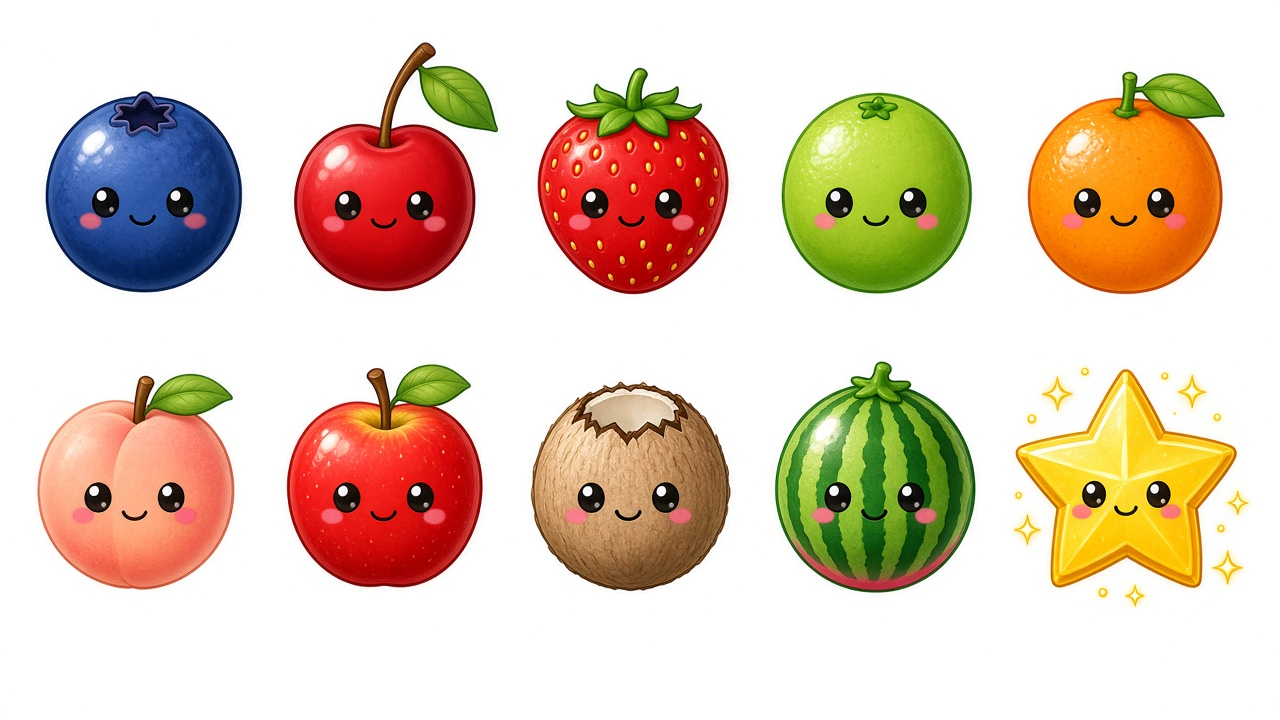
#> input picture art/balls_sheet.jpg, 1280 x 720 px, found by its file name
$ python slice_sprites.py
#> lines starting #> are read from the running program, lines starting #| are printed output that depends on the picture; after the words box and inside, x2 and y2 are one past the last pixel; in counts of white or black regions, pixels touching at a corner belong together
#!/usr/bin/env python3
"""
Sprite Sheet Slicer - Python version with proper image processing
Extracts individual fruit sprites from balls_sheet.jpg using:
- Border-connected light background removal
- Connected components analysis
- Largest component per grid cell
- Special handling for star sparkles
- Fill holes, crop to bbox, center on square canvas
"""

import numpy as np
from PIL import Image
from scipy import ndimage

src = Image.open('art/balls_sheet.jpg').convert('RGB')
#> src is the input picture: PIL image 1280x720 RGB; mean R, G, B 225.8, 206.2, 187.6
a = np.asarray(src).astype(int)
H, W, _ = a.shape
#> H = 720; W = 1280
light = (a.min(axis=2) > 225) & ((a.max(axis=2) - a.min(axis=2)) < 30)
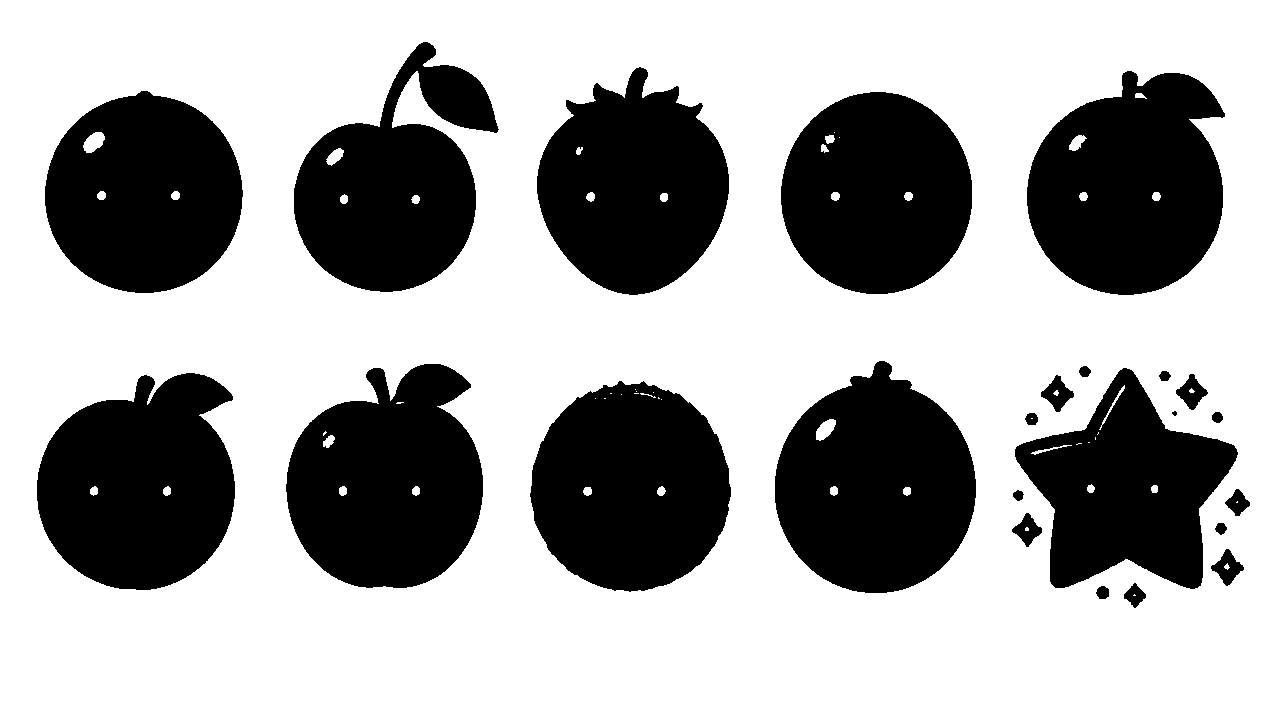
#> light: shape (720, 1280) bool; 65.6% white; 24 black regions (1 under 20 px), largest, box (x1, y1, x2, y2) and area: (775, 361, 976, 593) 33622, (1027, 71, 1225, 295) 33279, (286, 364, 483, 588) 32899
lab, _ = ndimage.label(light)
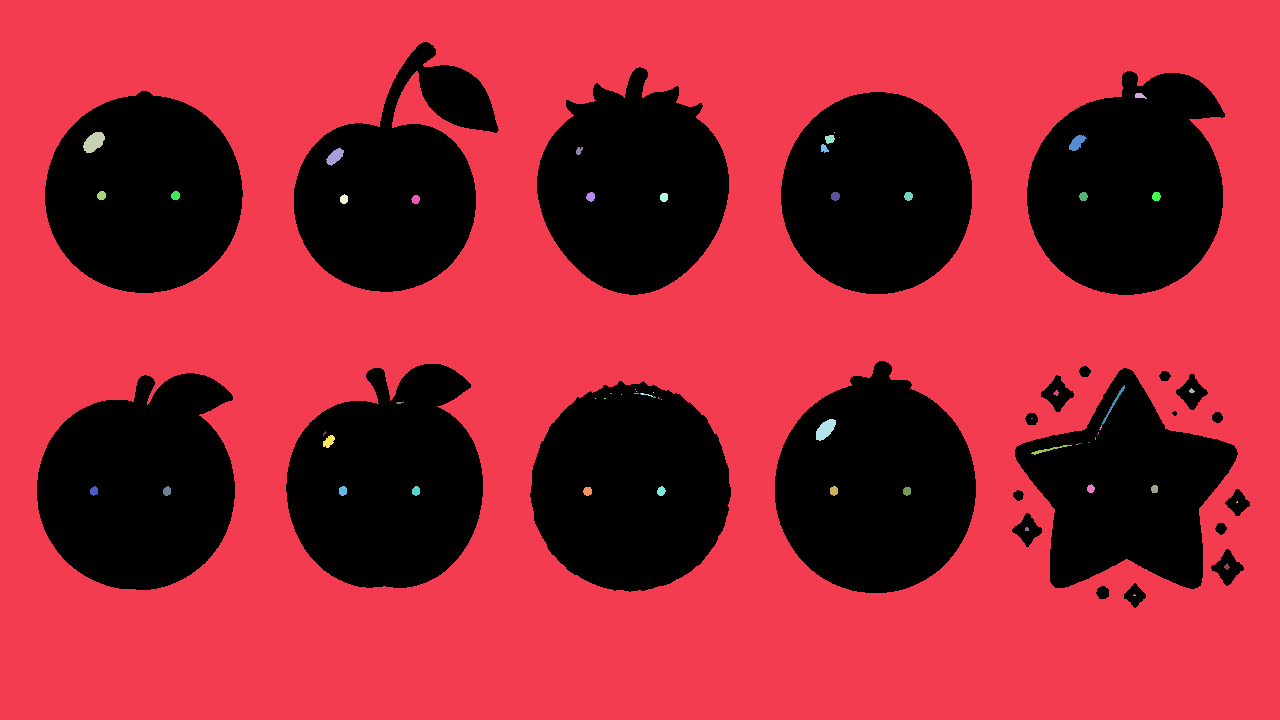
#> lab: shape (720, 1280) int32; 63 distinct labels, from 0 to 62; one colour per label, 0 black
border = set(np.unique(np.concatenate([lab[0], lab[-1], lab[:,0], lab[:,-1]]))) - {0}
#> border = 1 item
fg = ~np.isin(lab, list(border))
#> fg: shape (720, 1280) bool; 34.7% white; 24 white regions (1 under 20 px), largest, box (x1, y1, x2, y2) and area: (775, 361, 976, 593) 34022, (1027, 71, 1225, 295) 33621, (286, 364, 483, 588) 33149
fg = ndimage.binary_opening(fg, iterations=2)
#> fg: shape (720, 1280) bool; 34.7% white; 24 white regions (1 under 20 px), largest, box (x1, y1, x2, y2) and area: (775, 361, 976, 593) 34018, (1027, 71, 1225, 295) 33616, (286, 364, 483, 588) 33142
comp, n = ndimage.label(fg)
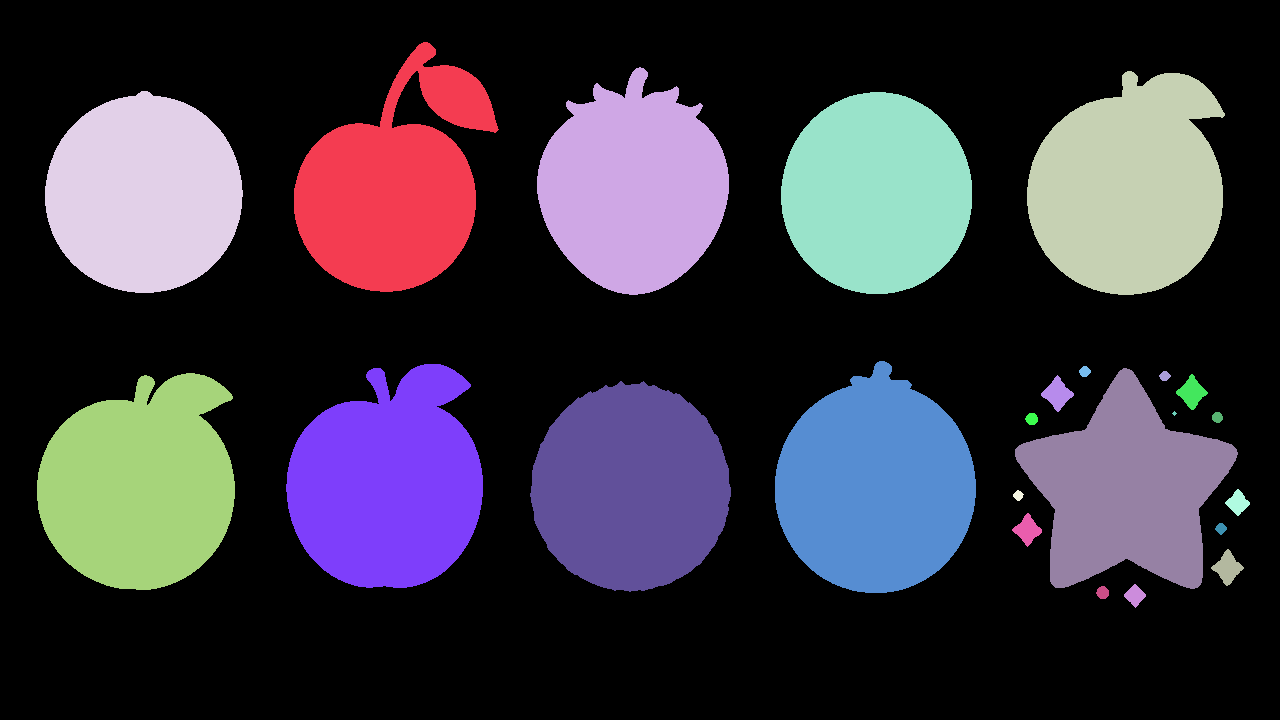
#> comp: shape (720, 1280) int32; 25 distinct labels, from 0 to 24; one colour per label, 0 black
#> n = 24
sizes = ndimage.sum(fg, comp, range(1, n+1))
#> sizes = 24 values, max 34018 at index 5, min 13 at index 14, mean 13316.1
cents = ndimage.center_of_mass(fg, comp, range(1, n+1))
#> cents = 24 items, first 6: (185.9, 394.2), (187.3, 632.9), (186.6, 1129), (193.5, 143.5), (193.1, 876.4), (485.4, 875)
names = ['blueberry', 'cherry', 'strawberry', 'lime', 'orange', 'peach', 'apple', 'coconut', 'watermelon', 'star']
cw, ch = W/5, H/2
#> cw = 256; ch = 360
out = []
for i, nm in enumerate(names):
  r, c = divmod(i, 5)
  cand = sorted([(sizes[k], k+1) for k, (y, x) in enumerate(cents) if int(x//cw) == c and int(y//ch) == r], reverse=True)
  mask = comp == cand[0][1]
  ys, xs = np.nonzero(mask)
  y0, y1, x0, x1 = ys.min(), ys.max(), xs.min(), xs.max()
  if nm == 'star':
    for s, k in cand[1:]:
      m = comp == k
      yy, xx = np.nonzero(m)
      if yy.min() > y0-40 and yy.max() < y1+40 and xx.min() > x0-40 and xx.max() < x1+40:
        mask |= m
  mask = ndimage.binary_fill_holes(mask)
  ys, xs = np.nonzero(mask)
  y0, y1, x0, x1 = ys.min(), ys.max()+1, xs.min(), xs.max()+1
  rgba = np.dstack([a, np.where(mask, 255, 0)]).astype(np.uint8)[y0:y1, x0:x1]
  h, w = rgba.shape[:2]
  s = max(h, w)
  pad = int(s * 0.02)
  S = s + 2*pad
  canvas = np.zeros((S, S, 4), np.uint8)
  oy, ox = (S-h)//2, (S-w)//2
  canvas[oy:oy+h, ox:ox+w] = rgba
  im = Image.fromarray(canvas).resize((256, 256), Image.LANCZOS)
  im.save(f'assets/sprites/ball_{i+1}_{nm}.png')
  out.append(im)
  print(nm, (w, h), im.split()[3].getbbox())
#> this loop made 10 passes
#> cand on passes 1 to 9: [(30928, 4)], [(29850, 1)], [(30709, 2)], [(30443, 5)], [(33616, 3)], [(32801, 11)], [(33142, 7)], [(32652, 14)], [(34018, 6), (78, 19)]
#| blueberry (198, 202) (4, 2, 252, 254)
#| cherry (205, 250) (24, 4, 231, 252)
#| strawberry (192, 228) (21, 2, 235, 254)
#| lime (191, 202) (8, 2, 247, 254)
#| orange (198, 224) (16, 2, 240, 254)
#| peach (198, 217) (12, 2, 243, 254)
#| apple (197, 224) (16, 2, 239, 254)
#| coconut (201, 211) (8, 2, 248, 254)
#> (further printed lines are left out)
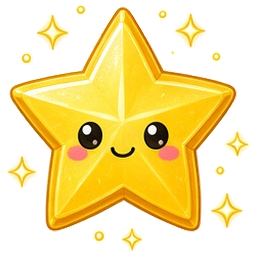
#> im: PIL image 256x256 RGBA; mean R, G, B, A 129.6, 109.2, 39.5, 128; transparent parts drawn white
#> m: shape (720, 1280) bool; 0% white in thin lines or dots, all inside (x1, y1, x2, y2) = (1172, 411, 1177, 416)
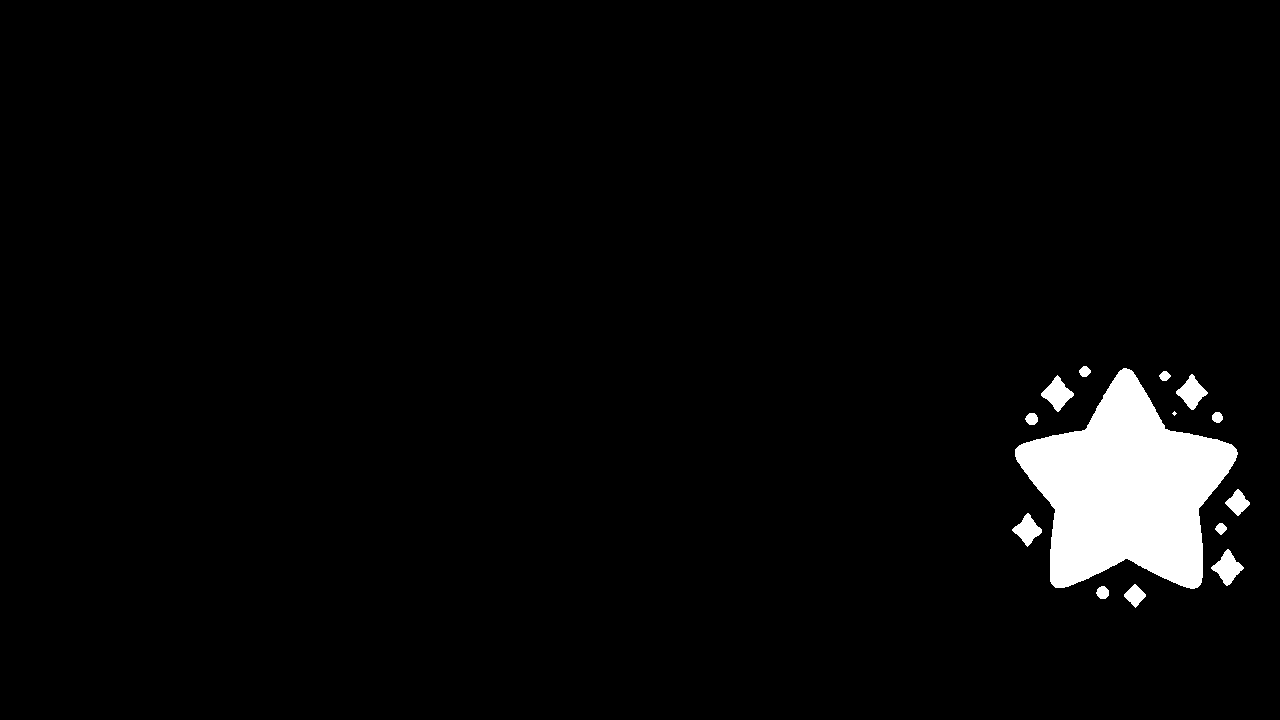
#> mask: shape (720, 1280) bool; 3.4% white; 14 white regions (1 under 20 px), largest, box (x1, y1, x2, y2) and area: (1015, 368, 1238, 589) 27806, (1041, 375, 1074, 412) 599, (1211, 549, 1244, 586) 594
#> after the loop, out = 10 items

sheet = Image.new('RGBA', (256*5, 512), (255, 0, 255, 255))
for i, im in enumerate(out):
  sheet.alpha_composite(im, ((i%5)*256, (i//5)*256))
#> this loop made 10 passes
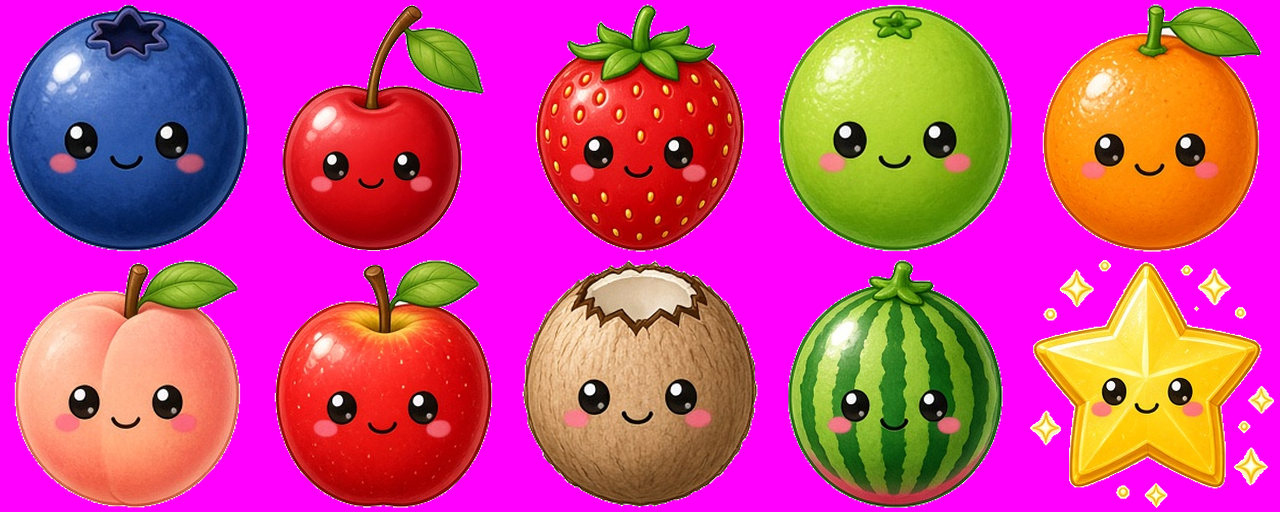
#> sheet: PIL image 1280x512 RGBA; mean R, G, B, A 202.4, 70.2, 139.9, 255
sheet.save('art/sprites_preview.png')
